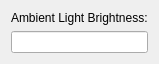
<?xml version="1.0" encoding="UTF-8"?>
<ui version="4.0">
 <class>Ambient_Light_Window</class>
 <widget class="QMainWindow" name="Ambient_Light_Window">
  <property name="geometry">
   <rect>
    <x>0</x>
    <y>0</y>
    <width>148</width>
    <height>59</height>
   </rect>
  </property>
  <property name="windowTitle">
   <string>Ambient_Light_Window</string>
  </property>
  <widget class="QWidget" name="centralWidget">
   <layout class="QFormLayout" name="formLayout">
    <item row="0" column="0">
     <layout class="QVBoxLayout" name="verticalLayout">
      <item>
       <widget class="QLabel" name="label">
        <property name="text">
         <string>Ambient Light Brightness:</string>
        </property>
       </widget>
      </item>
      <item>
       <widget class="QLineEdit" name="lineEdit">
        <property name="text">
         <string/>
        </property>
       </widget>
      </item>
     </layout>
    </item>
   </layout>
  </widget>
 </widget>
 <layoutdefault spacing="6" margin="11"/>
 <resources/>
 <connections/>
</ui>
